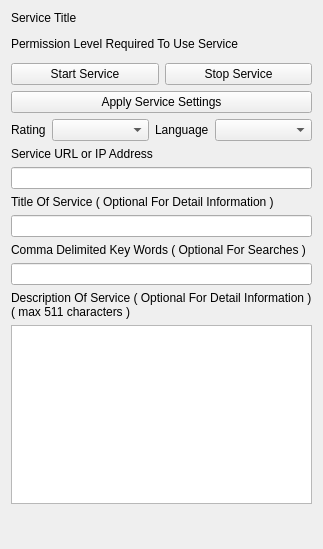
<?xml version="1.0" encoding="UTF-8"?>
<ui version="4.0">
 <class>AppletServiceBaseUi</class>
 <widget class="QWidget" name="AppletServiceBaseUi">
  <property name="geometry">
   <rect>
    <x>0</x>
    <y>0</y>
    <width>301</width>
    <height>549</height>
   </rect>
  </property>
  <property name="windowTitle">
   <string>Service</string>
  </property>
  <property name="styleSheet">
   <string notr="true"/>
  </property>
  <layout class="QVBoxLayout" name="verticalLayout">
   <item>
    <widget class="QLabel" name="m_ServiceTitleLabel">
     <property name="text">
      <string>Service Title</string>
     </property>
     <property name="wordWrap">
      <bool>true</bool>
     </property>
    </widget>
   </item>
   <item>
    <widget class="InformationWidget" name="m_InfoWidget" native="true"/>
   </item>
   <item>
    <widget class="QLabel" name="m_PermissionLabel">
     <property name="text">
      <string>Permission Level Required To Use Service</string>
     </property>
    </widget>
   </item>
   <item>
    <widget class="PermissionWidget" name="m_PermissionWidget" native="true"/>
   </item>
   <item>
    <layout class="QHBoxLayout" name="horizontalLayout">
     <item>
      <widget class="QPushButton" name="m_StartButton">
       <property name="text">
        <string>Start Service</string>
       </property>
      </widget>
     </item>
     <item>
      <widget class="QPushButton" name="m_StopButton">
       <property name="sizePolicy">
        <sizepolicy hsizetype="Minimum" vsizetype="Preferred">
         <horstretch>0</horstretch>
         <verstretch>0</verstretch>
        </sizepolicy>
       </property>
       <property name="minimumSize">
        <size>
         <width>0</width>
         <height>0</height>
        </size>
       </property>
       <property name="text">
        <string>Stop Service</string>
       </property>
      </widget>
     </item>
    </layout>
   </item>
   <item>
    <widget class="QPushButton" name="m_ApplyButton">
     <property name="text">
      <string>Apply Service Settings</string>
     </property>
    </widget>
   </item>
   <item>
    <layout class="QHBoxLayout" name="horizontalLayout_2">
     <item>
      <widget class="QLabel" name="label_5">
       <property name="text">
        <string>Rating</string>
       </property>
      </widget>
     </item>
     <item>
      <widget class="QComboBox" name="m_ContentRatingComboBox">
       <property name="sizePolicy">
        <sizepolicy hsizetype="Expanding" vsizetype="Preferred">
         <horstretch>0</horstretch>
         <verstretch>0</verstretch>
        </sizepolicy>
       </property>
       <property name="maxCount">
        <number>100</number>
       </property>
      </widget>
     </item>
     <item>
      <widget class="QLabel" name="label_4">
       <property name="text">
        <string>Language</string>
       </property>
      </widget>
     </item>
     <item>
      <widget class="QComboBox" name="m_LanguageComboBox">
       <property name="sizePolicy">
        <sizepolicy hsizetype="Expanding" vsizetype="Preferred">
         <horstretch>0</horstretch>
         <verstretch>0</verstretch>
        </sizepolicy>
       </property>
      </widget>
     </item>
    </layout>
   </item>
   <item>
    <widget class="QLabel" name="m_UrlDescriptionLabel">
     <property name="text">
      <string>Service URL or IP Address</string>
     </property>
    </widget>
   </item>
   <item>
    <widget class="QLineEdit" name="m_UrlEdit">
     <property name="maxLength">
      <number>63</number>
     </property>
    </widget>
   </item>
   <item>
    <widget class="QLabel" name="m_UserDisplayedNameLabel">
     <property name="text">
      <string>Title Of Service ( Optional For Detail Information )</string>
     </property>
    </widget>
   </item>
   <item>
    <widget class="QLineEdit" name="m_NameEdit">
     <property name="maxLength">
      <number>127</number>
     </property>
    </widget>
   </item>
   <item>
    <widget class="QLabel" name="m_KeyWordsLabel">
     <property name="sizePolicy">
      <sizepolicy hsizetype="Preferred" vsizetype="Preferred">
       <horstretch>0</horstretch>
       <verstretch>0</verstretch>
      </sizepolicy>
     </property>
     <property name="text">
      <string>Comma Delimited Key Words ( Optional For Searches )</string>
     </property>
    </widget>
   </item>
   <item>
    <widget class="QLineEdit" name="m_KeyWordsEdit">
     <property name="maxLength">
      <number>63</number>
     </property>
    </widget>
   </item>
   <item>
    <widget class="QLabel" name="m_DescriptionLabel">
     <property name="text">
      <string>Description Of Service ( Optional For Detail Information )
( max 511 characters )</string>
     </property>
    </widget>
   </item>
   <item>
    <widget class="QPlainTextEdit" name="m_DescriptionEdit">
     <property name="sizePolicy">
      <sizepolicy hsizetype="Expanding" vsizetype="Preferred">
       <horstretch>0</horstretch>
       <verstretch>0</verstretch>
      </sizepolicy>
     </property>
    </widget>
   </item>
   <item>
    <widget class="ThumbnailEditWidget" name="m_ThumbnailEditWidget" native="true"/>
   </item>
   <item>
    <spacer name="verticalSpacer">
     <property name="orientation">
      <enum>Qt::Vertical</enum>
     </property>
     <property name="sizeHint" stdset="0">
      <size>
       <width>20</width>
       <height>40</height>
      </size>
     </property>
    </spacer>
   </item>
  </layout>
 </widget>
 <customwidgets>
  <customwidget>
   <class>ThumbnailEditWidget</class>
   <extends>QWidget</extends>
   <header>ThumbnailEditWidget.h</header>
   <container>1</container>
  </customwidget>
  <customwidget>
   <class>PermissionWidget</class>
   <extends>QWidget</extends>
   <header>PermissionWidget.h</header>
   <container>1</container>
  </customwidget>
  <customwidget>
   <class>InformationWidget</class>
   <extends>QWidget</extends>
   <header>InformationWidget.h</header>
   <container>1</container>
  </customwidget>
 </customwidgets>
 <resources/>
 <connections/>
</ui>
